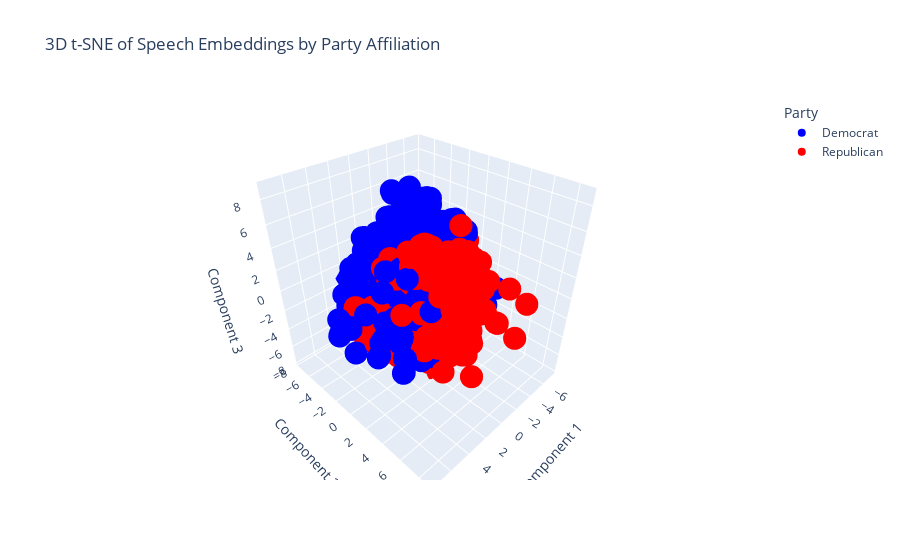

This figure's notebook cell:
### Code cell
visualize_tsne(3, 3, df)

### Figure 1 — Plotly figure (JSON) as saved in the notebook; plotly's stock layout.template omitted (floating-point values rounded to 4 significant figures; data arrays with more than 128 entries replaced by an {"elided": "..."} marker saying what was removed)
{"data": [{"customdata": {"elided": "451x3 str values"}, "hovertemplate": "Party=Democrat<br>Component 1=%{x}<br>Component 2=%{y}<br>Component 3=%{z}<br>Speaker=%{customdata[0]}<br>Date=%{customdata[1]}<br>Organization=%{customdata[2]}<extra></extra>", "legendgroup": "Democrat", "marker": {"color": "blue", "size": 8, "symbol": "circle"}, "mode": "markers", "name": "Democrat", "scene": "scene", "showlegend": true, "type": "scatter3d", "x": {"elided": "451 float values"}, "y": {"elided": "451 float values"}, "z": {"elided": "451 float values"}}, {"customdata": {"elided": "469x3 str values"}, "hovertemplate": "Party=Republican<br>Component 1=%{x}<br>Component 2=%{y}<br>Component 3=%{z}<br>Speaker=%{customdata[0]}<br>Date=%{customdata[1]}<br>Organization=%{customdata[2]}<extra></extra>", "legendgroup": "Republican", "marker": {"color": "red", "size": 8, "symbol": "circle"}, "mode": "markers", "name": "Republican", "scene": "scene", "showlegend": true, "type": "scatter3d", "x": {"elided": "469 float values"}, "y": {"elided": "469 float values"}, "z": {"elided": "469 float values"}}], "layout": {"legend": {"title": {"text": "Party"}, "tracegroupgap": 0}, "scene": {"domain": {"x": [0, 1], "y": [0, 1]}, "xaxis": {"title": {"text": "Component 1"}}, "yaxis": {"title": {"text": "Component 2"}}, "zaxis": {"title": {"text": "Component 3"}}}, "title": {"text": "3D t-SNE of Speech Embeddings by Party Affiliation"}}}
